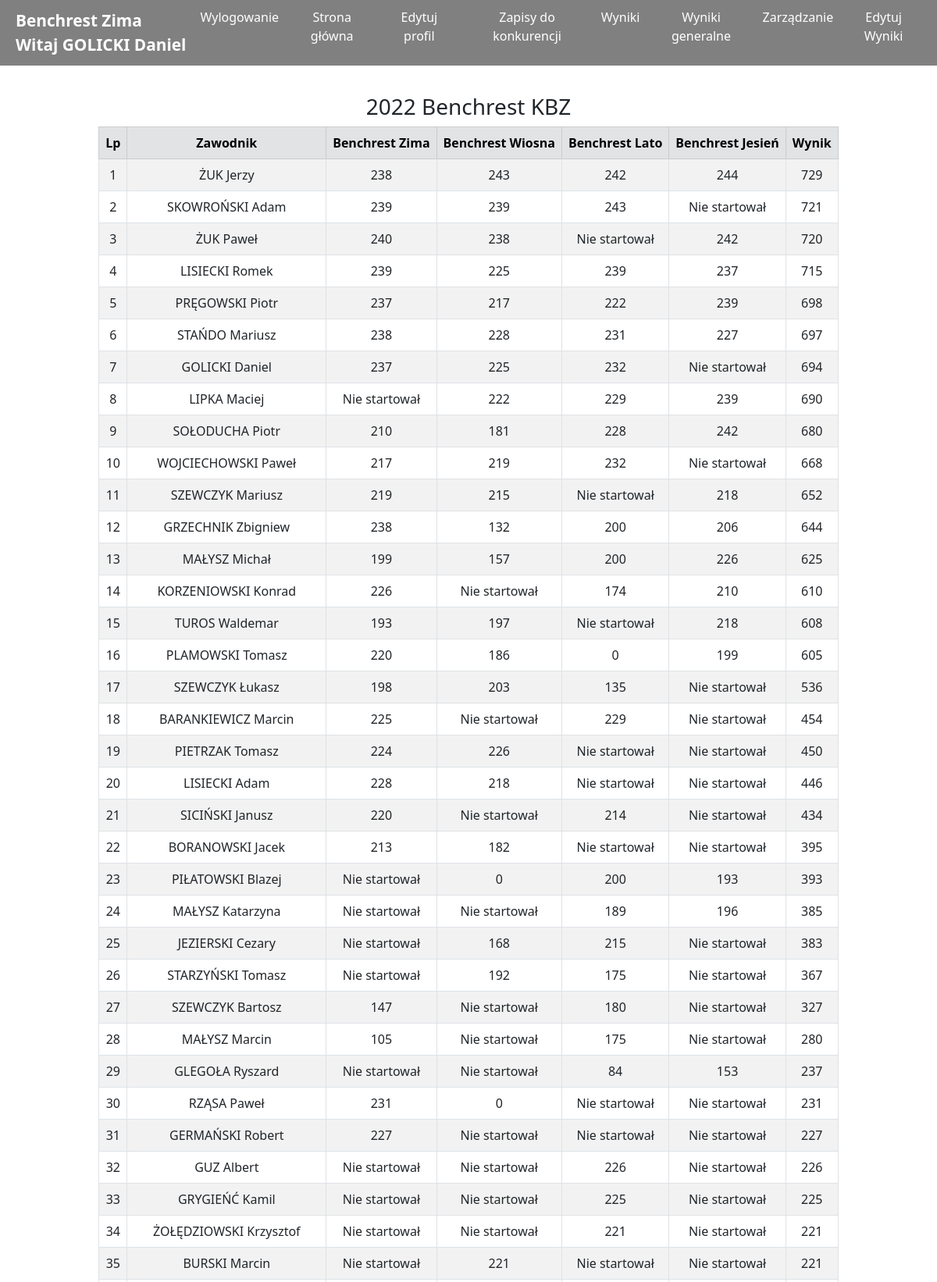
Screenshot of /wyniki_general/8/ (signed in, upper part) with the database file from the repository.
### zawody/models.py (models this page shows, shortened)
class Turniej(models.Model):
	nazwa = models.CharField(max_length=30)
	rejestracja = models.BooleanField(default=True, verbose_name='Rejestracja')
	klasyfikacja_generalna = models.BooleanField(default=True, verbose_name='Klasyfikacja generalna')
	turniej_archiwalny = models.BooleanField(default=False, verbose_name='Turniej archiwalny')
	wyniki_widoczne = models.BooleanField(default=True, verbose_name='Pokaż wyniki')
	turniej_druzynowy = models.BooleanField(default=False, verbose_name='Turniej drużynowy')
	wyniki_generalne_widoczne = models.BooleanField(default=True, verbose_name='Pokaż wyniki generalne')
	def __str__(self):
		return self.nazwa

class ZawodyGrupa(models.Model):
	nazwa = models.CharField(max_length=60)

### account/models.py (models this page shows, shortened)
class Account(AbstractBaseUser):
	email 					= models.EmailField(verbose_name="email", max_length=60, unique=True, null=False)
	username 				= models.CharField(max_length=30, unique=True)
	imie					=models.TextField(max_length=60, null=False)
	nazwisko				=models.TextField(max_length=60, null=False)
	licencja				=models.TextField(max_length=60, verbose_name='Numer licencji', blank=True, null=True)
	licencja_sedziego		=models.TextField(max_length=60, verbose_name='Numer licencji sędziego', blank=True, null=True)
	klub					=models.TextField(max_length=60,  blank=True, null=True)
	klasa_sedziego			=models.TextField(max_length=60, verbose_name='Klasa sędziego', blank=True, null=True)
	date_joined				= models.DateTimeField(verbose_name='date joined', auto_now_add=True)
	last_login				= models.DateTimeField(verbose_name='last login', auto_now=True)
	is_admin				= models.BooleanField(default=False)
	is_active				= models.BooleanField(default=True)
	is_staff				= models.BooleanField(default=False)
	is_superuser			= models.BooleanField(default=False)
	is_sedzia				= models.BooleanField(default=False)
	rts						= models.BooleanField(default=False)
	rodo_accepted			= models.BooleanField(default=False)
	USERNAME_FIELD = 'email'
	REQUIRED_FIELDS = ['username',]
	objects = MyAccountManager();
	def __str__(self):
		return (self.nazwisko+' '+self.imie)

### wyniki/models.py (models this page shows, shortened)
class Wyniki(models.Model):
	KARA_CHOICES = (
		('BRAK', 'BRAK'),
		('DNF', 'DNF'),
		('DNS', 'DNS'),
		('DSQ', 'DSQ'),
		('PK', 'PK'),
	)
	slug 		= models.SlugField(default=0)
	zawody 		= models.ForeignKey(Zawody, on_delete=models.CASCADE, verbose_name='konkurencja')
	zawodnik 	= models.ForeignKey(Account, on_delete=models.CASCADE)
	X			=models.IntegerField(blank=True, null=False, default=0)
	Xx			=models.IntegerField(blank=True, null=False, default=0, verbose_name='10')
	dziewiec	=models.IntegerField(blank=True, null=False, default=0, verbose_name='9')
	osiem		=models.IntegerField(blank=True, null=False, default=0, verbose_name='8')
	siedem		=models.IntegerField(blank=True, null=False, default=0, verbose_name='7')
	szesc		=models.IntegerField(blank=True, null=False, default=0, verbose_name='6')
	piec		=models.IntegerField(blank=True, null=False, default=0, verbose_name='5')
	cztery		=models.IntegerField(blank=True, null=False, default=0, verbose_name='4')
	trzy		=models.IntegerField(blank=True, null=False, default=0, verbose_name='3')
	dwa			=models.IntegerField(blank=True, null=False, default=0, verbose_name='2')
	jeden		=models.IntegerField(blank=True, null=False, default=0, verbose_name='1')
	wynik 		=models.IntegerField(blank=True, default=0)
	result		=models.TextField(max_length=60, null=True, default='0')
	kara		=models.CharField(max_length=10, choices=KARA_CHOICES, default='BRAK')
	kara_punktowa = models.IntegerField(blank=True, null=False, default=0, verbose_name='Kara punktowa')
	oplata		= models.BooleanField(default=False)
	bron_klubowa		= models.BooleanField(default=False, verbose_name='Broń klubowa')
	amunicja_klubowa		= models.BooleanField(default=False, verbose_name='Amunicja klubowa')
	edited_by_sedzia = models.BooleanField(default=False)
	class Meta:
		verbose_name_plural = "Wyniki"

### wyniki/views.py (the view)
# urls.py: path('wyniki_general/<int:pk>/', wyniki_general, name="wyniki_general"),
@login_required(login_url="/start/")
def wyniki_general(request, pk):
	context = {}
	context['nazwa_turnieju'] = nazwa_turnieju(pk)
	context['pk'] = pk
	if context['nazwa_turnieju'][0].wyniki_generalne_widoczne or request.user.rts:
		grupy_zawodow_w_tym_turnieju = Zawody.objects.filter(turniej__id=pk, zawody_grupa__isnull=False).values_list('zawody_grupa__nazwa', flat=True)
		zawody_grup = {}
		for i in grupy_zawodow_w_tym_turnieju:
			zawody_grup[i] = Zawody.objects.filter(zawody_grupa__nazwa=i).values_list('id', flat=True)
		zawody_grup_nazwy = zawody_grup
		wszystkie_id_zawodow = []
		for j in zawody_grup:
			konkurencja_id = []
			for i in zawody_grup[j]:
				konkurencja_id.append(i)
				wszystkie_id_zawodow.append(i)
			zawody_grup[j] = konkurencja_id
		converted_list = [str(element) for element in wszystkie_id_zawodow]
		joined_wszystkie_id_zawodow = ','.join(converted_list)
		for i in zawody_grup:
			converted_list = [str(element) for element in zawody_grup[i]]
			joined_string = ",".join(converted_list)
			elements = zawody_grup[i]
			select_strings_to_add = []
			display_headings = []
			from_strings_to_add = []
			for num, j in enumerate(elements):
				select_strings_to_add.append(f'coalesce(w{j}.wynik,"Nie startował") w{num}')
				if context['nazwa_turnieju'][0].turniej_druzynowy:
					display_headings.append(f'{Zawody.objects.filter(id=j).values_list("nazwa", flat=True)[0]}')
				else:
					display_headings.append(f'{Zawody.objects.filter(id=j).values_list("turniej__nazwa", flat=True)[0]}')
				from_strings_to_add.append(f" left join (select wynik, zawodnik_id from wyniki_wyniki where wyniki_wyniki.zawody_id = {j}) w{j} on w{j}.zawodnik_id = account_account.id")
			select_converted = [str(element) for element in select_strings_to_add]
			select_string = ",".join(select_converted)
			from_converted = [str(element) for element in from_strings_to_add]
			from_string = " ".join(from_converted)
			my_string = "sum(wyniki_wyniki.osiem) as osiem, "
			sql_string = "select wyniki_wyniki.id, account_account.nazwisko, account_account.imie,"\
			f"account_account.email, sum(wyniki_wyniki.X) as X, sum(wyniki_wyniki.Xx) as dziesiec, sum(wyniki_wyniki.dziewiec) as dziewiec,"\
			f"sum(wyniki_wyniki.osiem) as osiem, "\
			f"sum(wyniki_wyniki.siedem) as siedem, sum(wyniki_wyniki.szesc) as szesc, sum(wyniki_wyniki.piec) as piec, sum(wyniki_wyniki.cztery) as cztery,"\
			f"sum(wyniki_wyniki.trzy) as trzy, sum(wyniki_wyniki.dwa) as dwa, sum(wyniki_wyniki.jeden) as jeden, " \
			" case count(wyniki_wyniki.wynik) when 4 then sum(wyniki_wyniki.wynik) - min(wyniki_wyniki.wynik) else  sum(wyniki_wyniki.wynik) end Wynik," \
			f" {select_string} "\
			"from account_account "\
			"left join wyniki_wyniki on account_account.id = wyniki_wyniki.zawodnik_id "\
			f"left join zawody_zawody on zawody_zawody.id = wyniki_wyniki.zawody_id "\
			f"{from_string} "\
			f"where zawody_zawody.id in ({joined_string}) "\
			"group by account_account.id "\
			"order by Wynik desc, X desc, Xx desc, dziewiec desc, osiem desc, siedem DESC, szesc desc, piec desc, cztery desc, trzy desc, dwa desc, jeden desc"
			wynik_grupowy = Wyniki.objects.raw(sql_string)
			zawody_grup[i] = {'wynik':wynik_grupowy, 'dupa':display_headings}
		context['wynik_grupowy'] = zawody_grup
		turniej_grup = []
		for i in grupy_zawodow_w_tym_turnieju:
			turniej_grup.append(Zawody.objects.filter(zawody_grupa__nazwa=i).values_list('turniej_id', flat=True))
		turniej_grup_flat = []
		for i in turniej_grup:
			for j in i:
				turniej_grup_flat.append(j)
		turniej_grup_set = sorted(set(turniej_grup_flat))
		for i in turniej_grup_set:
			converted_list = [str(element) for element in turniej_grup_set]
			joined_string_turnieje = ",".join(converted_list)
		select_strings_general = []
		display_headings_general = []
		from_strings_general = []
		for num, j in enumerate(turniej_grup_set):
			select_strings_general.append(f'coalesce(w{j}.wynik,"Nie startował") w{num}')
			display_headings_general.append(f'{Turniej.objects.filter(id=j).values_list("nazwa", flat=True)[0]}')
			from_strings_general.append(f" left join (select sum(wyniki_wyniki.wynik) wynik, zawodnik_id from wyniki_wyniki join zawody_zawody on wyniki_wyniki.zawody_id = zawody_zawody.id where zawody_zawody.turniej_id={j} group by wyniki_wyniki.zawodnik_id) w{j} on w{j}.zawodnik_id = account_account.id")
		select_converted = [str(element) for element in select_strings_general]
		select_string_general = ",".join(select_converted)
		from_converted = [str(element) for element in from_strings_general]
		from_strings_general = " ".join(from_converted)
		sql_string = "select account_account.id id, "\
					"account_account.nazwisko, "\
					"account_account.nazwisko||' '||account_account.imie zawodnik, "\
					"account_account.email, "\
					"case count(wall.wynik) when 4 then sum(wall.wynik) - min(wall.wynik) else  sum(wall.wynik) end Wynik, "\
					f"{select_string_general} "\
					"from account_account "\
					f"{from_strings_general} "\
					f"left join (select sum(wyniki_wyniki.wynik) wynik, zawody_turniej.id turniej_id, zawodnik_id from wyniki_wyniki join zawody_zawody on wyniki_wyniki.zawody_id = zawody_zawody.id join zawody_turniej on zawody_turniej.id = zawody_zawody.turniej_id where zawody_turniej.id in ({joined_string_turnieje}) group by wyniki_wyniki.zawodnik_id, zawody_turniej.id) wall on wall.zawodnik_id = account_account.id "\
					"group by account_account.id "\
					"order by Wynik desc "\
		wynik_generalny_sql = Account.objects.raw(sql_string)
		wynik_generalny = {'wynik':wynik_generalny_sql, 'header':display_headings}
		context['wynik_generalny'] = wynik_generalny
		return render(request, 'wyniki/wyniki_general.html', context)
	else:
		return redirect('not_authorized')

### mainapp/views.py (called while the page is built)
def nazwa_turnieju(arg):
	nazwa = Turniej.objects.filter(id=arg)
	return nazwa

### wyniki/templates/wyniki/wyniki_general.html (shortened to what this page needs)
{% extends 'base.html' %}
{% block content %}
		<div class="container pt-6">
{% for key, value in wynik_grupowy.items %}
			<div class="d-flex justify-content-center" >
				<div>
					<h3>{{ key }}</h3>
				</div>
			</div>
			<div class="row justify-content-center">
				<div class="col-auto">
					<div class="table-responsive">
						<table class="table table-hover table-responsive table-bordered mx-auto w-auto align-middle md:text-center table-condensed table-striped">
							<thead class="table-secondary">
								<tr>
									<td class="m"><b>Lp</b></td>
									<td class="m"><b>Zawodnik</b></td>
									{% for val in value.dupa %}
										<td class="m"><b>{{val}}</b></td>
									{% endfor %}
									<td class="m"><b>Wynik</b></td>
								</tr>
							</thead>
							{% for val in value.wynik %}
							<tr>
								<td class="m">{{forloop.counter}}</td>
								<td class="m">{{val.zawodnik}}</td>
								{% if val.w0 %}<td class="m">{{val.w0}}</td> {% elif val.w0 == 0 %} <td class="m">0</td> {% endif %}
								{% if val.w1 %}<td class="m">{{val.w1}}</td> {% elif val.w1 == 0 %} <td class="m">0</td>  {% endif %}
								{% if val.w2 %}<td class="m">{{val.w2}}</td> {% elif val.w2 == 0 %} <td class="m">0</td> {% endif %}
								{% if val.w3 %}<td class="m">{{val.w3}}</td> {% elif val.w3 == 0 %} <td class="m">0</td> {% endif %}
								<td class="m">{{val.Wynik}}</td>
							</tr>
							{% endfor %}
						</table>
					</div>
				</div>
			</div>
{% endfor %}
		</div>
{% endblock %}

### templates/base.html (shortened to what this page needs)
{% load static %}
<!DOCTYPE html>
<html>
	<head>
        <link href="{% static 'css/static.css' %}" rel="stylesheet" type="text/css">
	    <link href="https://unpkg.com/tailwindcss@^2/dist/tailwind.min.css" rel="stylesheet">
	    <link href="https://cdn.jsdelivr.net/npm/bootstrap@5.0.0-beta2/dist/css/bootstrap.min.css" rel="stylesheet">
	</head>
	<body>
	<header>
		<a href="#" class="logo">
				<span>
					{{nazwa_turnieju.0}}
					<br>
			{% if request.user.is_authenticated %}
					Witaj {{request.user}}
			{% endif %}
				</span>
		</a>
		<ul class="navigation">
			{% if request.user.is_authenticated %}
				<li><a href="{% url 'logout' pk=pk %}" onclick="toggleMenu();">Wylogowanie</a></li>
				{% if request.user.rodo_accepted %}
					<li><a href="{% url 'start' %}" onclick="toggleMenu();">Strona główna</a></li>
					{% if request.user.is_admin or request.user.is_sedzia %}
	    				<li><a href="{% url 'sedzia_edit' pk=user.id pk_turniej=pk%}" onclick="toggleMenu();">Edytuj profil</a></li>
	    			{% else %}
	    				<li><a href="{% url 'account_edit_personal' pk=user.id pk_turniej=pk%}" onclick="toggleMenu();">Edytuj profil</a></li>
	    			{% endif %}
					<li><a href="{% url 'rejestracja_choose' pk=pk %}" onclick="toggleMenu();">Zapisy do konkurencji</a></li>
					{% if user.is_superuser or user.rts or nazwa_turnieju.0.wyniki_widoczne %}
						<li><a href="{% url 'wyniki' pk=pk %}" onclick="toggleMenu();">Wyniki</a></li>
					{% endif %}
					{% if user.is_superuser or user.rts or nazwa_turnieju.0.wyniki_generalne_widoczne%}
						<li><a href="{% url 'wyniki_general' pk=pk %}" onclick="toggleMenu();">Wyniki generalne</a></li>
					{% endif %}
					{% if user.is_superuser or user.rts %}
						<li><a href="{% url 'zarzadzanie' pk=pk %}" onclick="toggleMenu();">Zarządzanie</a></li>
					{% endif %}
					{% if request.user.is_sedzia %}
						<li><a href="{% url 'wyniki_edycja' pk=pk %}" onclick="toggleMenu();">Edytuj Wyniki</a></li>
					{% endif%}
				{% endif %}
			{% endif %}
		</ul>
	</header>
		<div class="container p-0 pt-5 mt-5">
		{% block content %}
		{% endblock content %}
	</div>
	</body>
</html>

### static/css/static.css (style rules this page uses)
header { position: fixed; top: 0; left: 0; width: 100%; padding: 10px 20px; z-index: 10000; display: flex; justify-content: space-between; align-items: center; transition: 0.5s; background-color: grey; }
header .logo { color: #fff; font-weight: 700; font-size: 1.5em; text-decoration: none; }
header .logo span { color: white; white-space: nowrap; }
header .navigation { position: relative; display: flex; }
header .navigation li { list-style: none; margin-left: 30px; text-align: center; }
header .navigation li a { text-decoration: none; color: #fff; font-weight: 300; transition: transform 2s ease-in-out; }
@media (max-width: 1300px) { header .navigation { padding-left: 2px; } }
@media (max-width: 1300px) { header .navigation li { margin-left: 16px; } }
@media (max-width: 1300px) { header .logo { color: #fff; font-weight: 700; font-size: 1.3em; text-decoration: none; } }

### rows the page displays
Turniej: nazwa "Benchrest Zima"
Account: user "GOLICKI Daniel"
ZawodyGrupa: nazwa "2022 Benchrest KBZ", dupa "Benchrest Zima" "Benchrest Wiosna" "Benchrest Lato" "Benchrest Jesień"
Wyniki: zawodnik "ŻUK Jerzy", w0 "238", w1 "243", w2 "242", w3 "244", Wynik "729"
Wyniki: zawodnik "SKOWROŃSKI Adam", w0 "239", w1 "239", w2 "243", w3 "Nie startował", Wynik "721"
Wyniki: zawodnik "ŻUK Paweł", w0 "240", w1 "238", w2 "Nie startował", w3 "242", Wynik "720"
Wyniki: zawodnik "LISIECKI Romek", w0 "239", w1 "225", w2 "239", w3 "237", Wynik "715"
Wyniki: zawodnik "PRĘGOWSKI Piotr", w0 "237", w1 "217", w2 "222", w3 "239", Wynik "698"
Wyniki: zawodnik "STAŃDO Mariusz", w0 "238", w1 "228", w2 "231", w3 "227", Wynik "697"
Wyniki: zawodnik "GOLICKI Daniel", w0 "237", w1 "225", w2 "232", w3 "Nie startował", Wynik "694"
Wyniki: zawodnik "LIPKA Maciej", w0 "Nie startował", w1 "222", w2 "229", w3 "239", Wynik "690"
Wyniki: zawodnik "SOŁODUCHA Piotr", w0 "210", w1 "181", w2 "228", w3 "242", Wynik "680"
Wyniki: zawodnik "WOJCIECHOWSKI Paweł", w0 "217", w1 "219", w2 "232", w3 "Nie startował", Wynik "668"
Wyniki: zawodnik "SZEWCZYK Mariusz", w0 "219", w1 "215", w2 "Nie startował", w3 "218", Wynik "652"
Wyniki: zawodnik "GRZECHNIK Zbigniew", w0 "238", w1 "132", w2 "200", w3 "206", Wynik "644"
Wyniki: zawodnik "MAŁYSZ Michał", w0 "199", w1 "157", w2 "200", w3 "226", Wynik "625"
Wyniki: zawodnik "KORZENIOWSKI Konrad", w0 "226", w1 "Nie startował", w2 "174", w3 "210", Wynik "610"
Wyniki: zawodnik "TUROS Waldemar", w0 "193", w1 "197", w2 "Nie startował", w3 "218", Wynik "608"
Wyniki: zawodnik "PLAMOWSKI Tomasz", w0 "220", w1 "186", w3 "199", Wynik "605"
Wyniki: zawodnik "SZEWCZYK Łukasz", w0 "198", w1 "203", w2 "135", w3 "Nie startował", Wynik "536"
Wyniki: zawodnik "BARANKIEWICZ Marcin", w0 "225", w1 "Nie startował", w2 "229", w3 "Nie startował", Wynik "454"
Wyniki: zawodnik "PIETRZAK Tomasz", w0 "224", w1 "226", w2 "Nie startował", w3 "Nie startował", Wynik "450"
Wyniki: zawodnik "LISIECKI Adam", w0 "228", w1 "218", w2 "Nie startował", w3 "Nie startował", Wynik "446"
Wyniki: zawodnik "SICIŃSKI Janusz", w0 "220", w1 "Nie startował", w2 "214", w3 "Nie startował", Wynik "434"
Wyniki: zawodnik "BORANOWSKI Jacek", w0 "213", w1 "182", w2 "Nie startował", w3 "Nie startował", Wynik "395"
Wyniki: zawodnik "PIŁATOWSKI Blazej", w0 "Nie startował", w2 "200", w3 "193", Wynik "393"
Wyniki: zawodnik "MAŁYSZ Katarzyna", w0 "Nie startował", w1 "Nie startował", w2 "189", w3 "196", Wynik "385"
Wyniki: zawodnik "JEZIERSKI Cezary", w0 "Nie startował", w1 "168", w2 "215", w3 "Nie startował", Wynik "383"
Wyniki: zawodnik "STARZYŃSKI Tomasz", w0 "Nie startował", w1 "192", w2 "175", w3 "Nie startował", Wynik "367"
Wyniki: zawodnik "SZEWCZYK Bartosz", w0 "147", w1 "Nie startował", w2 "180", w3 "Nie startował", Wynik "327"
Wyniki: zawodnik "MAŁYSZ Marcin", w0 "105", w1 "Nie startował", w2 "175", w3 "Nie startował", Wynik "280"
Wyniki: zawodnik "GLEGOŁA Ryszard", w0 "Nie startował", w1 "Nie startował", w2 "84", w3 "153", Wynik "237"
Wyniki: zawodnik "RZĄSA Paweł", w0 "231", w2 "Nie startował", w3 "Nie startował", Wynik "231"
Wyniki: zawodnik "GERMAŃSKI Robert", w0 "227", w1 "Nie startował", w2 "Nie startował", w3 "Nie startował", Wynik "227"
Wyniki: zawodnik "GUZ Albert", w0 "Nie startował", w1 "Nie startował", w2 "226", w3 "Nie startował", Wynik "226"
Wyniki: zawodnik "GRYGIEŃĆ Kamil", w0 "Nie startował", w1 "Nie startował", w2 "225", w3 "Nie startował", Wynik "225"
Wyniki: zawodnik "ŻOŁĘDZIOWSKI Krzysztof", w0 "Nie startował", w1 "Nie startował", w2 "221", w3 "Nie startował", Wynik "221"
Wyniki: zawodnik "BURSKI Marcin", w0 "Nie startował", w1 "221", w2 "Nie startował", w3 "Nie startował", Wynik "221"
